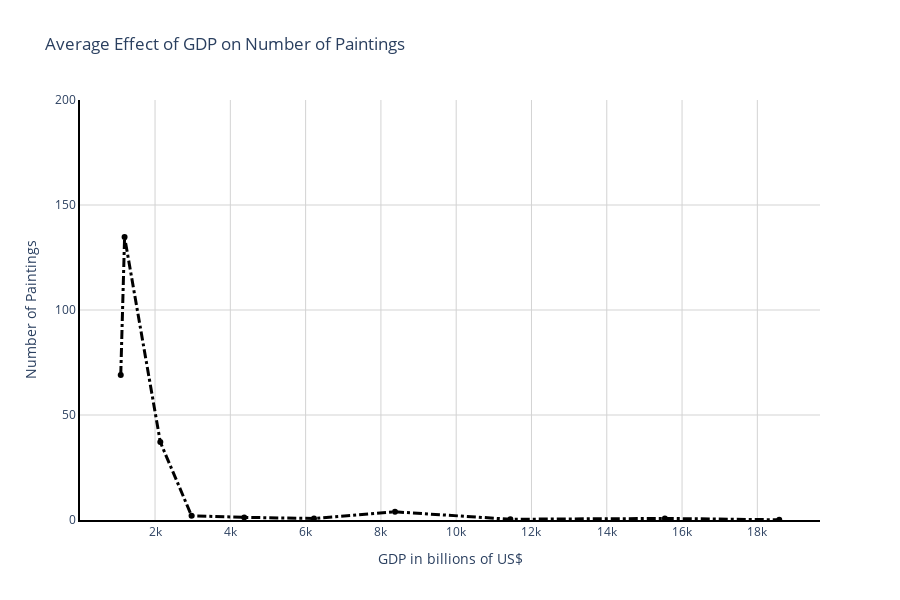

This figure's notebook cell:
### Markdown cell above
This interactive graph below shows just the average effect of the GDP on the number of paintings

### Code cell
# Calculate the average effect of GDP on paintings
average_paintings = np.mean(paintings_data, axis=1)

# Initialize figure
fig = go.Figure()

# Add only the "Average Effect" trace
fig.add_trace(
    go.Scatter(
        x=GDP_decade,
        y=average_paintings,
        name="Average Effect",
        line=dict(color="black", width=3, dash="dashdot")  # Black dashed line
    )
)

# Apply layout fixes (White background, black y-axis, dark gray x-axis)
fig.update_layout(
    width=900, 
    height=600, 
    paper_bgcolor="rgba(0,0,0,0)",  
    plot_bgcolor="rgba(0,0,0,0)",
    xaxis=dict(
        showgrid=True,
        gridcolor="lightgray",
        showline=True,
        linecolor="black",
        linewidth=2,
    ),
    yaxis=dict(
        showgrid=True,
        gridcolor="lightgray",
        showline=True, 
        linecolor="black",  
        linewidth=2, 
        range=[0, 200],  # <== Y-axis now capped at 200
    ),
    title="Average Effect of GDP on Number of Paintings",
    xaxis_title="GDP in billions of US$",
    yaxis_title="Number of Paintings",
)

# Display the figure
fig.show()

# Save as an interactive HTML file
pio.write_html(fig, "../../website/figures/average_art_interactive_plot.html")

### Figure 1 — Plotly figure (JSON) as saved in the notebook; plotly's stock layout.template omitted (floating-point values rounded to 4 significant figures)
{"data": [{"line": {"color": "black", "dash": "dashdot", "width": 3}, "name": "Average Effect", "type": "scatter", "x": [1089, 1191, 2140, 2970, 4369, 6223, 8374, 11439, 15544, 18582], "y": [69.05, 134.8, 37.1, 2.0, 1.25, 0.75, 3.9, 0.35, 0.75, 0.1]}], "layout": {"height": 600, "paper_bgcolor": "rgba(0,0,0,0)", "plot_bgcolor": "rgba(0,0,0,0)", "title": {"text": "Average Effect of GDP on Number of Paintings"}, "width": 900, "xaxis": {"gridcolor": "lightgray", "linecolor": "black", "linewidth": 2, "showgrid": true, "showline": true, "title": {"text": "GDP in billions of US$"}}, "yaxis": {"gridcolor": "lightgray", "linecolor": "black", "linewidth": 2, "range": [0, 200], "showgrid": true, "showline": true, "title": {"text": "Number of Paintings"}}}}
